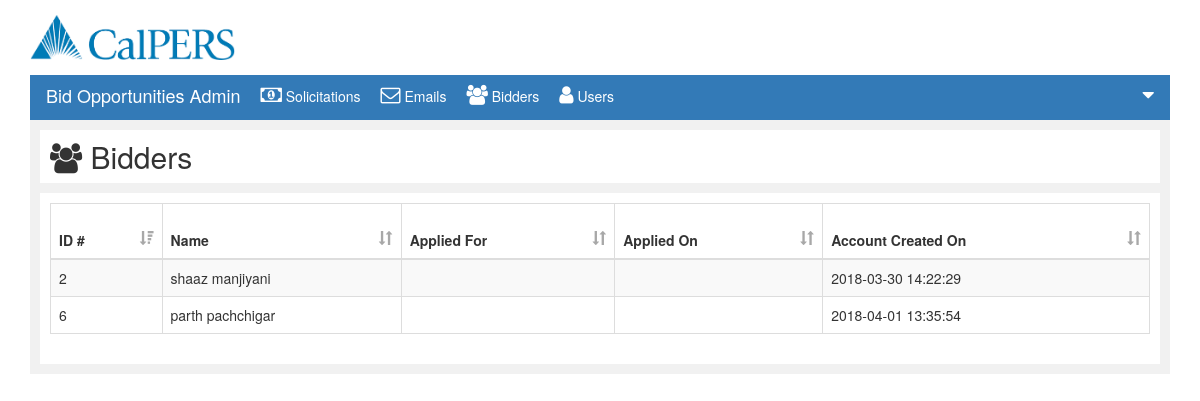
Screenshot of /csc230-master/bidder.php with the database file from the repository.
### tables this page shows
CREATE TABLE IF NOT EXISTS `person` (
  `pid` int(11) NOT NULL AUTO_INCREMENT,
  `f_name` varchar(25) NOT NULL,
  `m_init` varchar(1) NOT NULL,
  `l_name` varchar(25) NOT NULL,
  `email` varchar(50) NOT NULL,
  `ssn` int(10) NOT NULL,
  `password` varchar(100) NOT NULL,
  `rid` int(11) NOT NULL,
  `creationDate` datetime NOT NULL DEFAULT CURRENT_TIMESTAMP,
  PRIMARY KEY (`pid`)
);

### csc230-master/submit.php (the view, shortened to what this page needs)
<?php
function bidderList(){
$conn = mysqli_connect($GLOBALS['servername'], $GLOBALS['username'], $GLOBALS['password'], $GLOBALS['dbname']);
	if (!$conn) {
		die("Connection failed: " . mysqli_connect_error());
	}else{
	$sql="SELECT * from person where rid=2";
		$res= mysqli_query($conn,$sql);
		if(mysqli_num_rows($res)>0){
			$msg="<table id='currentstable' class='table table-striped table-bordered datatable'>
			<thead>
			<tr>
			<th onclick='sortTable(0)'> ID # <span class='glyphicon glyphicon-sort-by-attributes-alt'></span></th>
			<th onclick='sortTable(1)'> Name <span class='glyphicon glyphicon-sort'></span></th>
			<th onclick='sortTable(2)'> Applied For <span class='glyphicon glyphicon-sort'></span></th>
			<th onclick='sortTable(3)'> Applied On <span class='glyphicon glyphicon-sort'></span></th>
			<th onclick='sortTable(4)'> Account Created On <span class='glyphicon glyphicon-sort'></span></th>
			</tr>
			</thead>";
			while($row=mysqli_fetch_assoc($res)){
				$msg=$msg."<tr>
				<td>".$row["pid"]."</td>
				<td>".$row["f_name"]." ".$row["l_name"]."</td>
				<td></td>
				<td></td>
				<td>".$row["creationDate"]."</td>
				</tr>";
			}
			$msg=$msg."</table>";
			echo $msg;
		}
}
}
?>

### csc230-master/css/custom.css (style rules this page uses)
body { padding-top: 0 !important; }
#currentstable th { height:55px; background: none; }
#currentstable span { color:#a8a8a8; float: right; }

### rows the page displays
person: pid "2", f_name "shaaz", l_name "manjiyani", creationDate "2018-03-30 14:22:29"
person: pid "6", f_name "parth", l_name "pachchigar", creationDate "2018-04-01 13:35:54"
